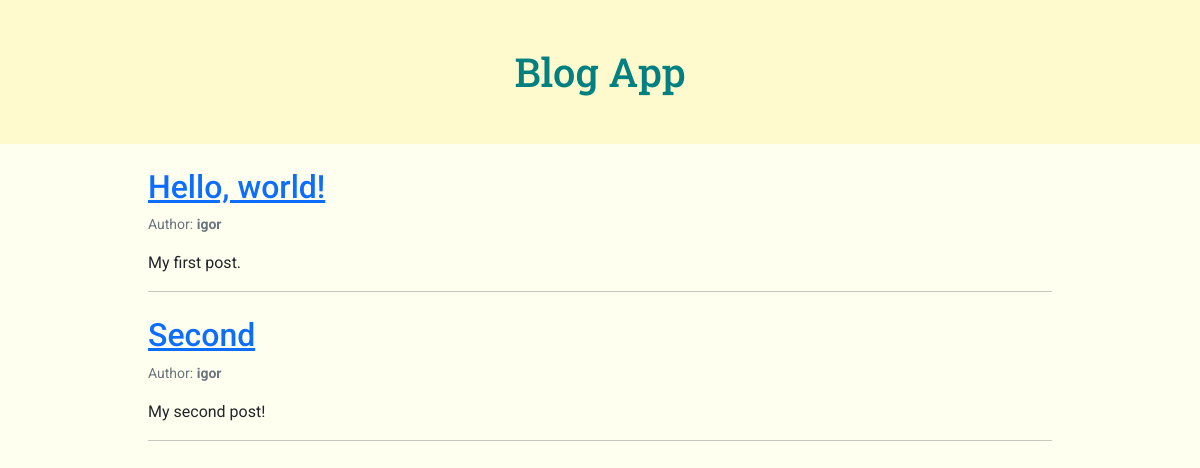
The page /blog_app/ on the database as committed earlier.
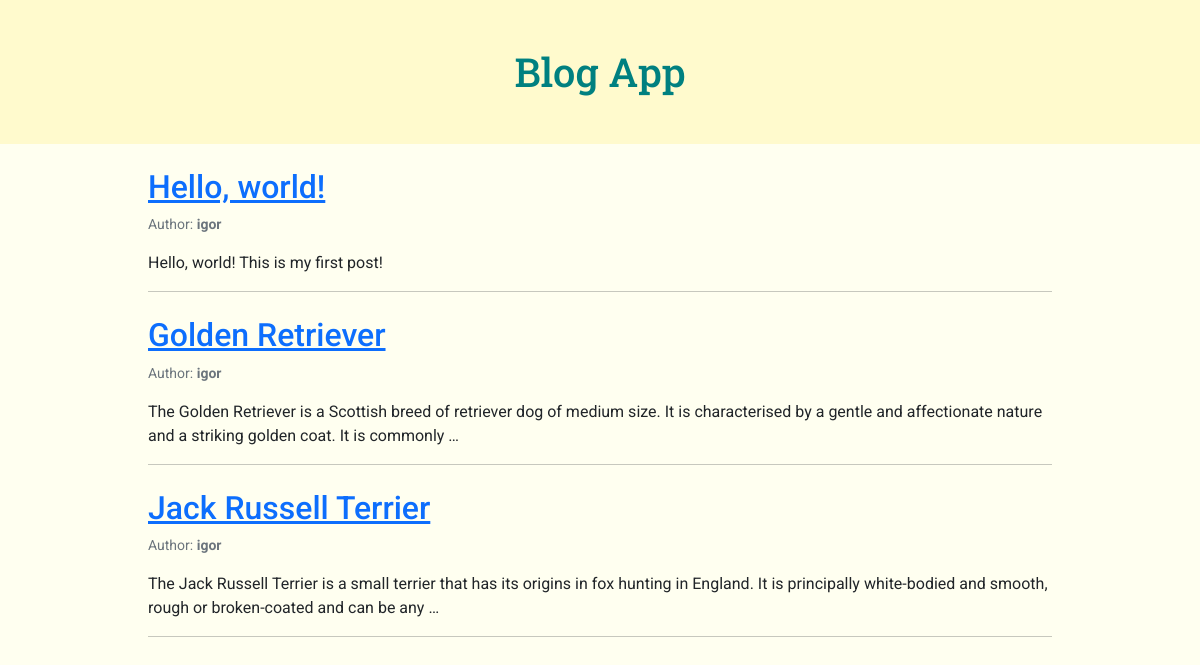
The same page on the database as committed later.
### blog_app/models.py (models this page shows, shortened)
class Post(models.Model):
	title = models.CharField(max_length=200)
	author = models.ForeignKey("auth.user", on_delete=models.CASCADE) # many-to-one relationship
	date = models.DateTimeField(auto_now_add=True)
	text = models.TextField()
	slug = models.SlugField(unique=True, max_length=100, null=True)
	tags = TaggableManager()

### blog_app/views.py (the view)
# urls.py: path("", views.BlogListView.as_view(), name="index"),
class BlogListView(ListView):
	model = Post
	template_name = "blog_app/index.html"

### blog_app/templates/blog_app/index.html
{% extends "blog_app/base.html" %}
{% block content %}
<header>
	<h1 class="pt-5 pb-5 text-center">Blog App</h1>
</header>
<div class="container my-container">
{% for post in post_list %}
	<div class="mt-4 ps-3 pe-3">
		<h2><a href="{% url 'post_detail' post.pk %}">{{ post.title }}</a></h2>
		<p class="text-secondary small">Author: <b>{{ post.author }}</b></p>
		<p>{{ post.text|truncatewords:30 }}</p>
		<hr>
	</div>
{% empty %}
	<p>No posts yet.</p>
{% endfor %}
</div>
{% endblock content %}

### blog_app/templates/blog_app/base.html (shortened to what this page needs)
{% load static %}
<!DOCTYPE html>
	<html lang="en">
	<head>
		<link rel="stylesheet" href="{% static 'css/bootstrap.min.css' %}">
		<link rel="stylesheet" href="{% static 'css/main.css' %}">
	</head>
	<body>
		{% block content %}
		{% endblock content %}
	</body>
</html>

### static/css/main.css (style rules this page uses)
body { font-family: "Roboto", sans-serif; background: ivory; }
h1 { font-family: "Roboto Slab", serif; font-weight: 500; color: teal; }
header { background: lemonchiffon; }
.my-container { max-width: 960px; }

Rows that differ between the two databases and show on the page:
changed Post "Hello, world!": text "My first post." → "Hello, world! This is my first post!"
changed Post: title "Second" → "Golden Retriever"; text "My second post!" → "The Golden Retriever is a Scottish breed of retriever dog of medium size. It is characterised by a gentle and affectionate nature and a striking golden coat. It is commonly …"
added Post: title "Jack Russell Terrier", author "igor", text "The Jack Russell Terrier is a small terrier that has its origins in fox hunting in England. It is principally white-bodied and smooth, rough or broken-coated and can be any …"
